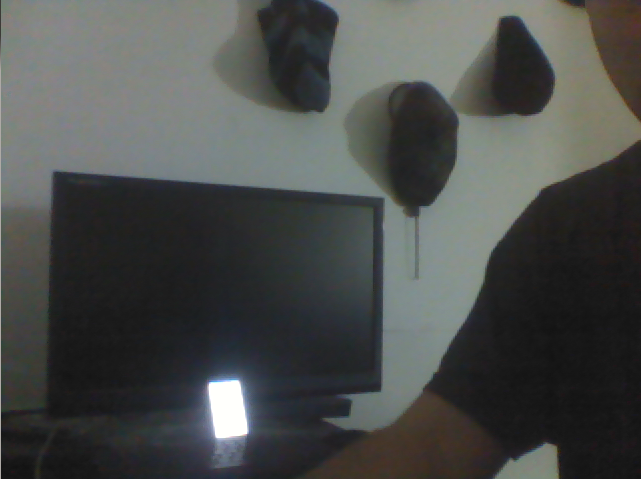
#> input picture legacy/opencv/phone_on.png, 641 x 479 px, found by its file name
$ python phone.py   (older library calls are emulated)
#> lines starting #> are read from the running program, lines starting #| are printed output that depends on the picture
import cv2
import math

##Load image
img1 = cv2.imread("/home/facutk/Desktop/phone_on.png")
#> img1 is the input picture: shape (479, 641, 3); mean B, G, R 75.4, 77.3, 74.9
img2 = cv2.imread("/home/facutk/Desktop/phone_off.png")
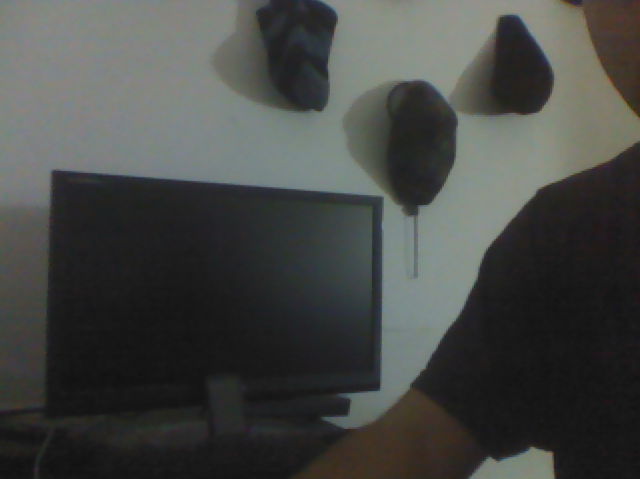
#> input picture legacy/opencv/phone_off.png, 640 x 479 px, found by its file name
#> img2 is the input picture: shape (479, 640, 3); mean B, G, R 69.5, 72.1, 70.2
height, width = img1.shape[:2]
#> height = 479; width = 641
img2 = cv2.resize(img2,(width, height), interpolation = cv2.INTER_CUBIC)
#> img2: shape (479, 641, 3)

img3 = cv2.absdiff(img2, img1, img2)
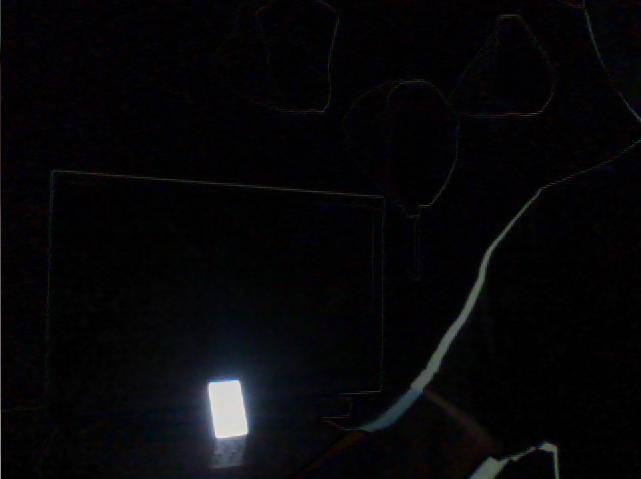
#> img3: shape (479, 641, 3); mean B, G, R 8.6, 6.7, 7
ret, img3 = cv2.threshold(img3,75,255,cv2.THRESH_BINARY)
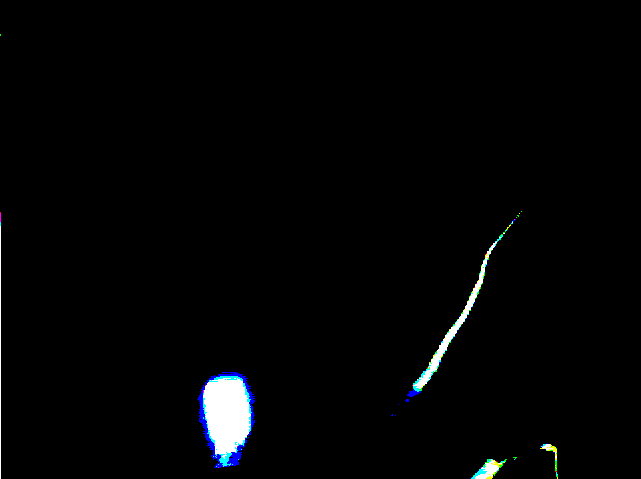
#> img3: shape (479, 641, 3); mean B, G, R 4.8, 4.3, 3.6
"""
grey = cv2.imread("/home/facutk/Desktop/phone_on.png",0) #0 for grayscale

##Run Threshold on image to make it black and white
ret, thresh = cv2.threshold(grey,75,255,cv2.THRESH_BINARY)

##Use houghcircles to determine centre of circle
circles = cv2.HoughCircles(thresh,cv2.cv.CV_HOUGH_GRADIENT,1,75,param1=50,param2=13,minRadius=0,maxRadius=175)
for i in circles[0,:]:
    #draw the outer circle
    cv2.circle(img,(i[0],i[1]),i[2],(0,255,0),2)
    #draw the centre of the circle
    cv2.circle(img,(i[0],i[1]),2,(0,0,255),3)

##Determine co-ordinates for centre of circle
x1 = circles[0][0][0]
y1 = circles[0][0][1]
x2 = circles[0][1][0]
y2 = circles[0][1][1]
##Angle betwen two circles
theta = math.degrees(math.atan((y2-y1)/(x2-x1)))

##print information
print "x1 = ",x1
print "y1 = ",y1
print "x2 = ",x2
print "y2 = ",y2
print theta
print circles

##Resize image
#img = resizeImage(img)
#thresh = resizeImage(thresh)
##Show Images
"""
cv2.imshow("img",img3)

cv2.waitKey(0)
